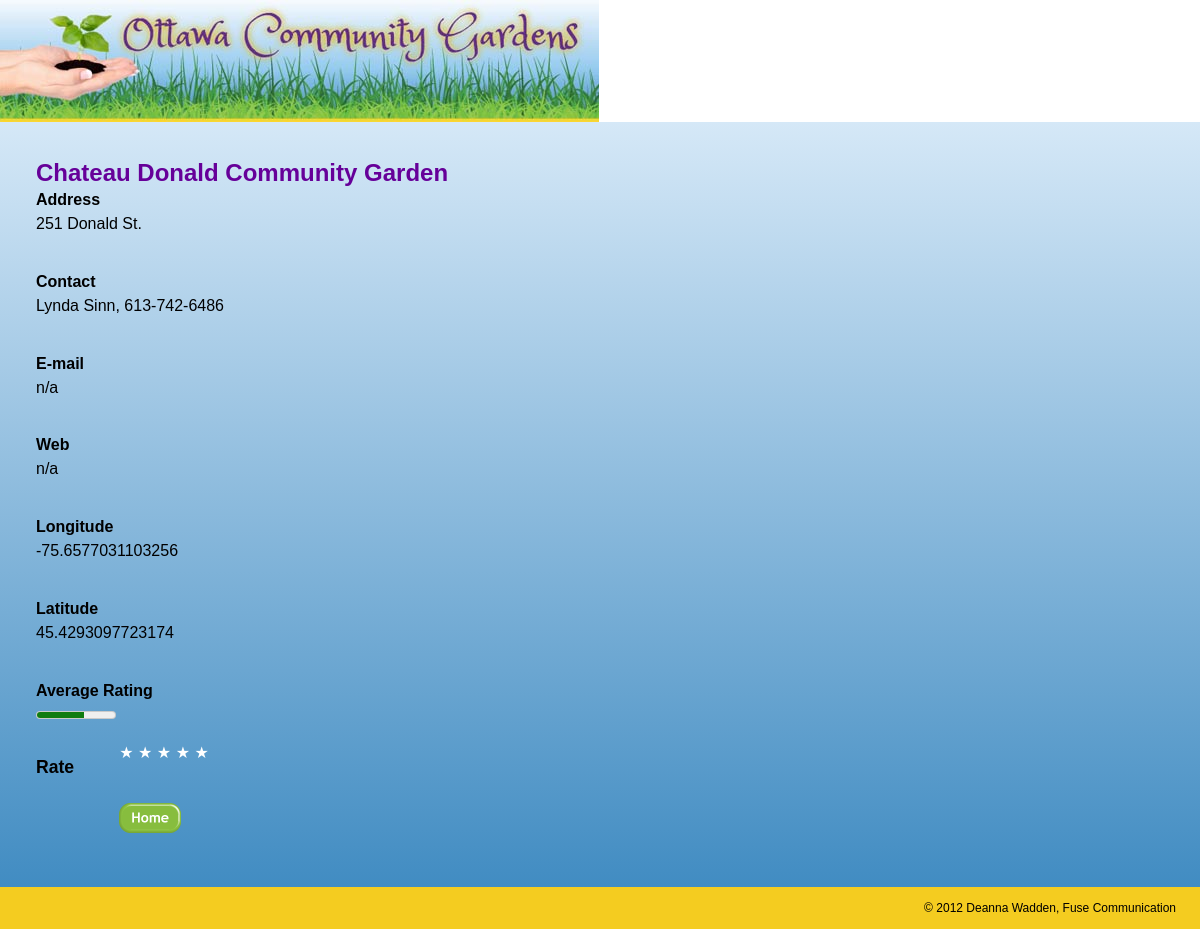
/single.php?id=5, run on an earlier commit of the app's database.
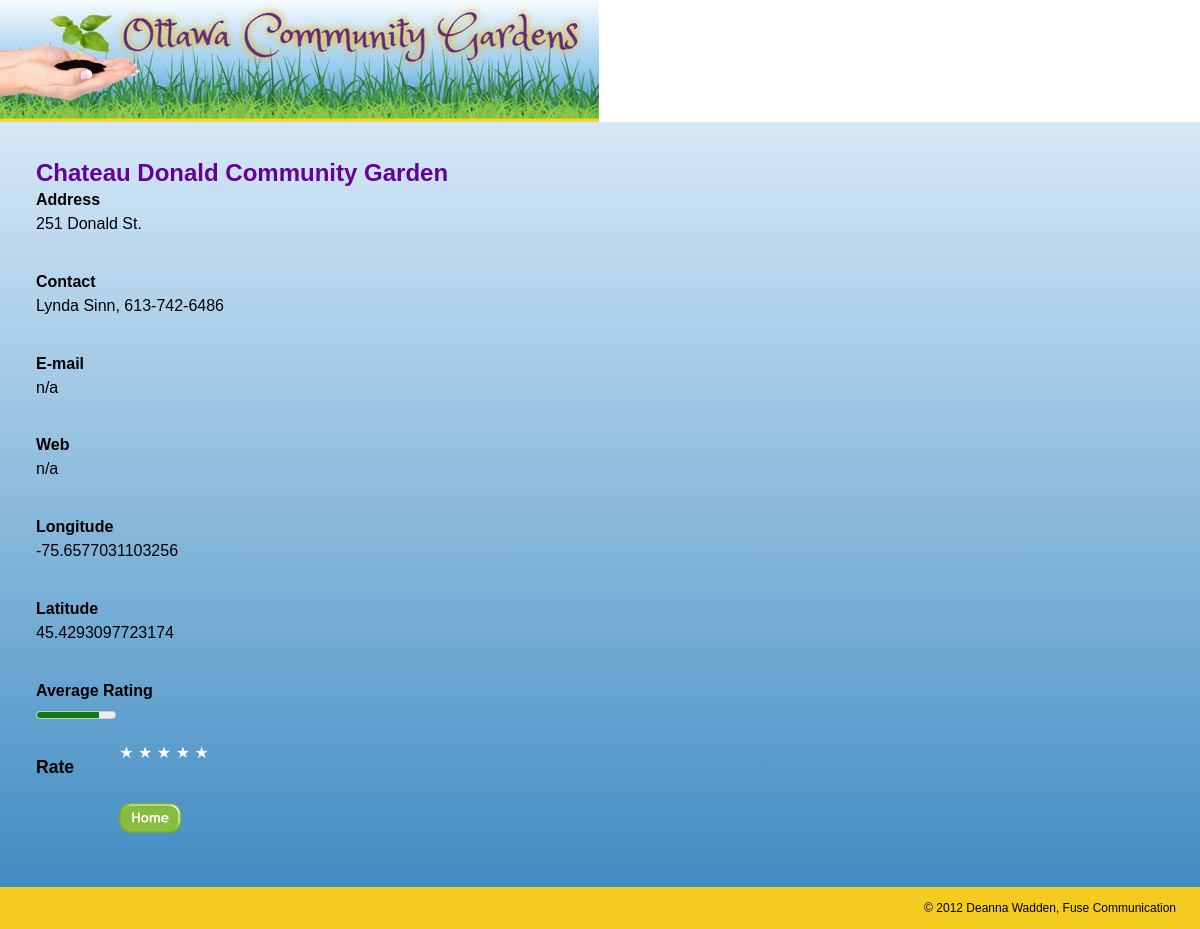
And on a later commit of the database.
### tables this page shows
CREATE TABLE IF NOT EXISTS `garden_locations` (
  `id` int(11) NOT NULL AUTO_INCREMENT,
  `name` varchar(255) NOT NULL,
  `street_address` text NOT NULL,
  `longitude` double NOT NULL,
  `latitude` double NOT NULL,
  `rate_count` int(11) NOT NULL,
  `rate_total` int(11) NOT NULL,
  `contact` varchar(80) NOT NULL,
  `email` varchar(50) NOT NULL,
  `url` varchar(50) NOT NULL,
  PRIMARY KEY (`id`)
);

### single.php (the view, shortened to what this page needs)
<?php
$id = filter_input(INPUT_GET, 'id', FILTER_SANITIZE_NUMBER_INT);
require_once 'includes/db.php';
$sql = $db->prepare('
	SELECT id, name, street_address, contact, email, url, longitude, latitude,  rate_count, rate_total
	FROM garden_locations
	WHERE id = :id
');
$sql->bindValue(':id', $id, PDO::PARAM_INT);
$sql->execute();
$garden = $sql->fetch();
if ($garden['rate_count'] > 0) {
	$rating = round($garden['rate_total'] / $garden['rate_count']);
} else {
	$rating = 0;
}
$cookie = get_rate_cookie();
include_once 'includes/wrapper-top.php';
?>
<div id="single-info">
	<h1><?php echo $garden['name']; ?></h1>
	<dl>
		<dt>Address</dt><dd><?php echo $garden['street_address']; ?></dd>
		<dt>Contact</dt><dd><?php echo $garden['contact']; ?></dd>
		<dt>E-mail</dt><dd><?php echo $garden['email']; ?></dd>
		<dt>Web</dt><dd><?php echo $garden['url']; ?></dd>
		<dt>Longitude</dt><dd><?php echo $garden['longitude']; ?></dd>
		<dt>Latitude</dt><dd><?php echo $garden['latitude']; ?></dd>
		<dt>Average Rating</dt><dd><meter value="<?php echo $rating; ?>" min="0" max="5"><?php echo $rating; ?> stars out of 5</meter></dd>
	</dl>
	<?php if (isset($cookie[$id])) : ?>
	<h2>Your rating</h2>
	<ol class="rater rater-usable clearfix">
		<?php for ($i = 1; $i <= 5; $i++) : ?>
			<?php $class = ($i <= $cookie[$id]) ? 'is-rated' : ''; ?>
			<li class="rater-level <?php echo $class; ?>">★</li>
		<?php endfor; ?>
	</ol>
	<?php else : ?>
	<h2>Rate</h2>
	<ol class="rater rater-usable clearfix">
		<?php for ($i = 1; $i <= 5; $i++) : ?>
		<li class="rater-level"><a href="rate.php?id=<?php echo $garden['id']; ?>&rate=<?php echo $i; ?>">★</a></li>
		<?php endfor; ?>
	</ol>
	<?php endif; ?>
	<div>
		<a class="home" href="index.php">Home</a>
	</div>
</div>
<?php
include_once 'includes/wrapper-bottom.php';
?>

What changed in the data, as far as the page shows it:
changed garden_locations "Chateau Donald Community Garden": rate_total 15 → 4 (drawn)
